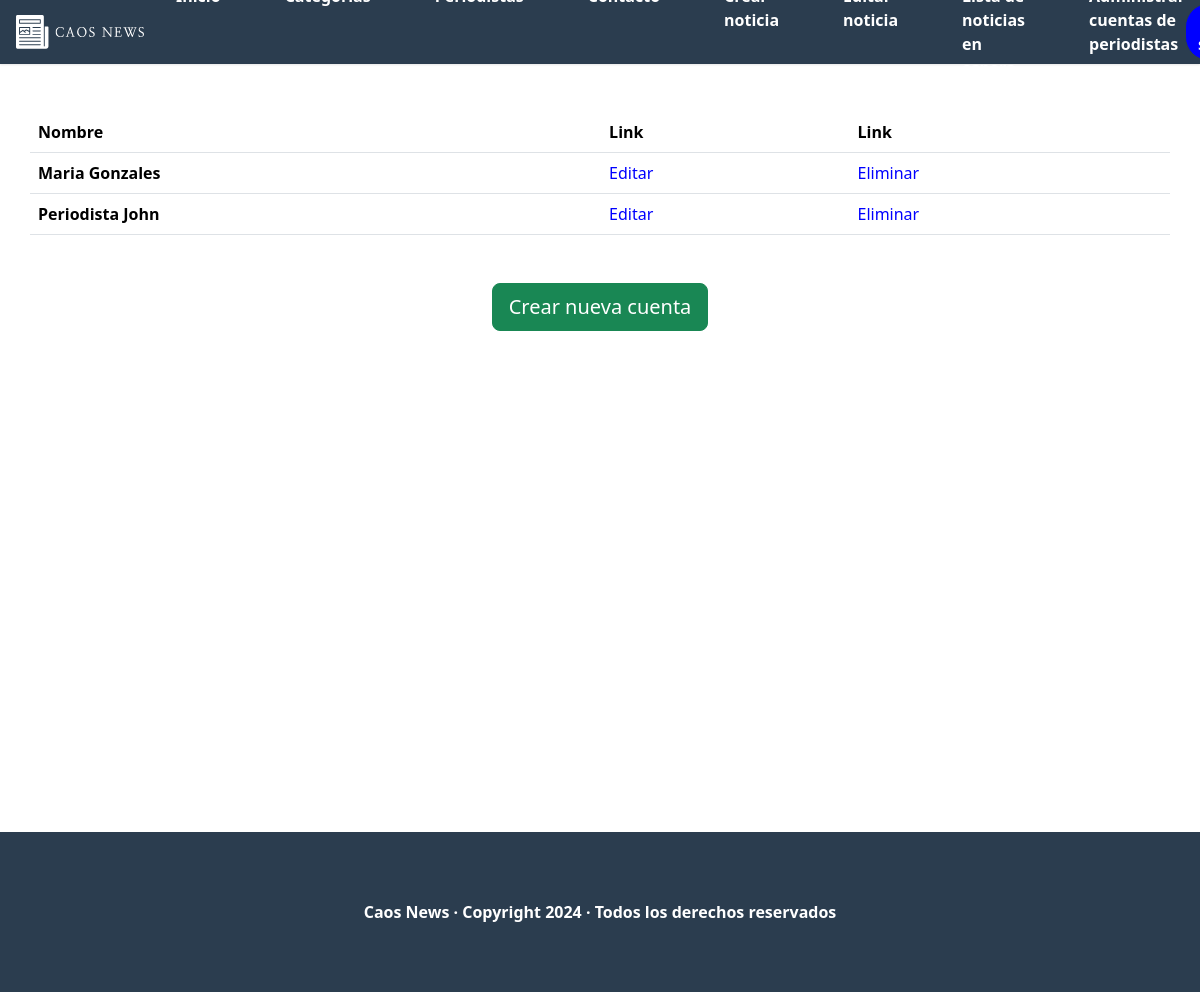
Page /lista_periodistas_admin on the earlier database version.
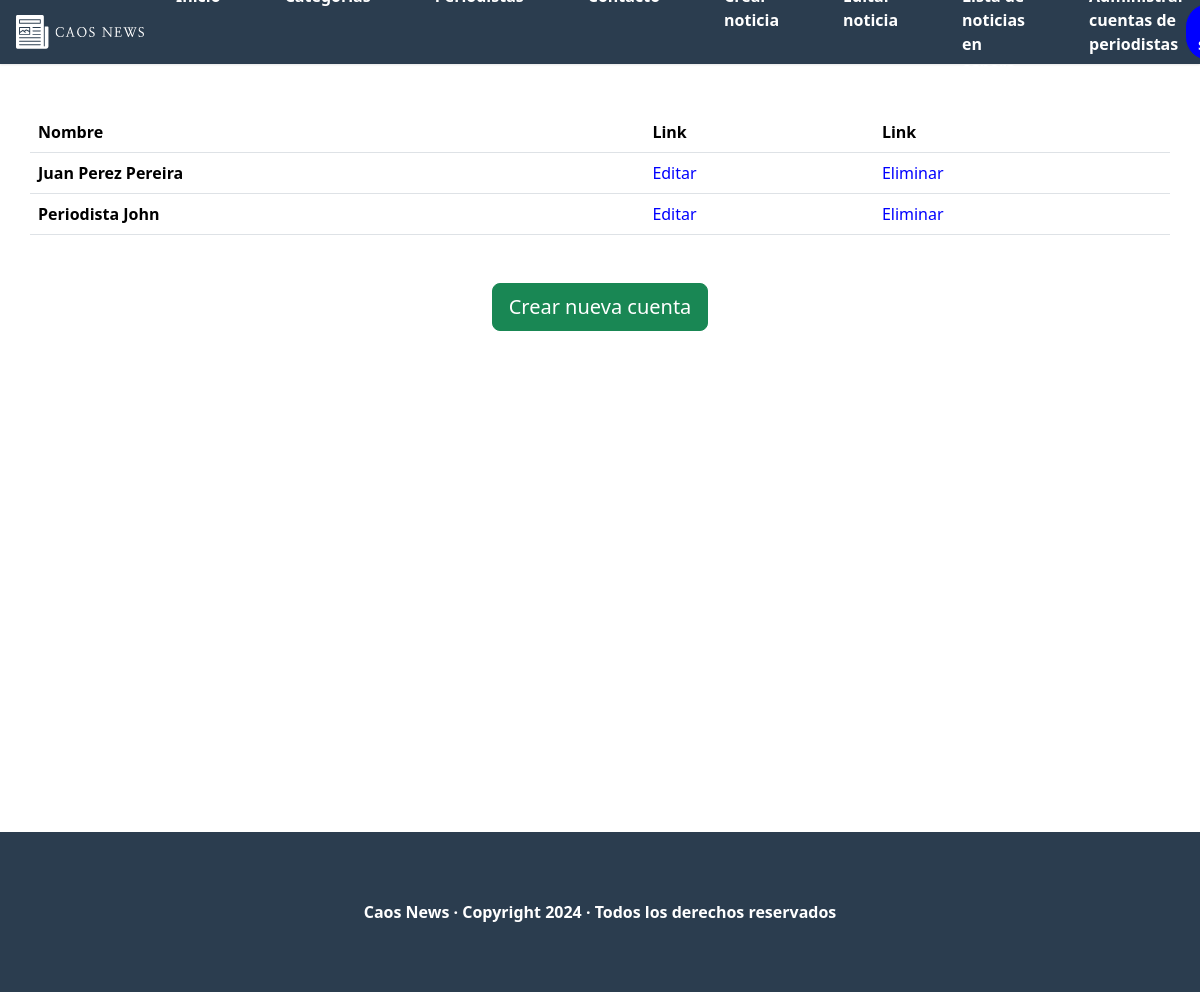
Same page on the later database version.
### core/models.py (models this page shows, shortened)
class Usuario(models.Model):
    nombre_completo = models.CharField(max_length=60)
    correo = models.EmailField(max_length=60, unique=True)
    contrasenia = models.CharField(max_length=30)
    id_tipo_usuario = models.ForeignKey(TipoUsuario, on_delete=models.RESTRICT)

### core/views.py (the view)
# urls.py: path('lista_periodistas_admin', lista_periodistas_admin, name='lista_periodistas_admin'),
def lista_periodistas_admin(request):
    list_periodistas = Usuario.objects.filter(id_tipo_usuario=2)
    aux = {
        'lista_periodistas' : list_periodistas
    }
    return render(request, 'core/paginas/admin/lista_periodistas.html', aux)

### core/templates/core/paginas/admin/lista_periodistas.html (shortened to what this page needs)
{% extends 'core/base.html'%}
{% load static %}
{% block estilo %}
  <link rel="stylesheet" href="{% static 'core/css/lista_noticias_publicadas.css' %}">
  {% endblock %}
{% block content %}
  <main>
    <table class="table container">
      <thead>
        <tr>
          <th scope="col">Nombre</th>
          <th scope="col">Link</th>
          <th scope="col">Link</th>
        </tr>
      </thead>
      <tbody>
        {% for periodista in lista_periodistas %}
          <tr>
            <th scope="row">{{periodista.nombre_completo}}</th>
            <td class="link"><a href="{% url 'editar_periodista' periodista.id %}">Editar</a></td>
            <td class="link"><a href="{% url 'eliminar_periodista' periodista.id %}">Eliminar</a></td>
          </tr>
        {% endfor %}
      </tbody>
    </table>
    <div class="button-container">
      <a href="{% url 'crear_periodista' %}"><button type="button" class="btn btn-success btn-lg">Crear nueva cuenta</button></a>
    </div>
  </main>
{% endblock %}

Differences in the rows shown:
removed Usuario: nombre_completo "Maria Gonzales"
now on this page (row edited): Usuario: nombre_completo "Juan Perez Pereira"
